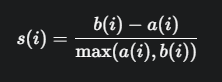
#> input picture Machine Learning/Clustering/Evaluation Metrics/images/silhouette.png, 222 x 82 px
$ jupyter execute 'Silhouette index.ipynb'
#> lines starting #> are read from the running program, lines starting #| are printed output that depends on the picture
1. [Silhouette Score](#silhouette-score)

#### Silhouette Score:
- used to idenfity the quality of cluster
- calculate the average intra cluster distances between the points
- calculates the average inter cluster distances between the point "i" from 1 cluster to the points in the neighbouring cluster
- we take evaluate the difference in above calculates distances
- we then divide the difference taking the max of either of the distances calculated
- SS = +1 => indicates good clustering
- SS = 0 => indicates overlapping clusters
- SS = -1 => data points belonging to wrong clusters

[cell 1]
from PIL import Image
from IPython.display import display

img = Image.open('images/silhouette.png')
#> img is the input picture: PIL image 222x82 RGBA; mean R, G, B, A 41.1, 42.1, 43, 255
new_image = img.resize((270, 100))
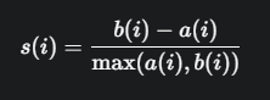
#> new_image: PIL image 270x100 RGBA; mean R, G, B, A 41.1, 42.1, 43, 255
display(new_image)


$ run again, with Machine Learning/Clustering/Evaluation Metrics/images/cophen.png copied over Machine Learning/Clustering/Evaluation Metrics/images/silhouette.png
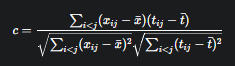
#> input picture Machine Learning/Clustering/Evaluation Metrics/images/cophen.png, 235 x 66 px
#> img is the input picture: PIL image 235x66 RGBA; mean R, G, B, A 41.9, 42.8, 43.8, 255
#> `new_image = img.resize((270, 100))`:
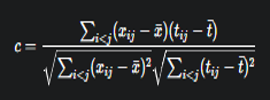
#> new_image: PIL image 270x100 RGBA; mean R, G, B, A 41.9, 42.8, 43.7, 255

$ run again, with Machine Learning/Clustering/Evaluation Metrics/images/dunn.png copied over Machine Learning/Clustering/Evaluation Metrics/images/silhouette.png
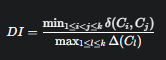
#> input picture Machine Learning/Clustering/Evaluation Metrics/images/dunn.png, 166 x 60 px
#> img is the input picture: PIL image 166x60 RGBA; mean R, G, B, A 43.7, 44.7, 45.6, 255
#> `new_image = img.resize((270, 100))`:
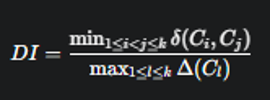
#> new_image: PIL image 270x100 RGBA; mean R, G, B, A 43.7, 44.6, 45.6, 255

$ run again, with Machine Learning/Clustering/Evaluation Metrics/images/dunn1.png copied over Machine Learning/Clustering/Evaluation Metrics/images/silhouette.png
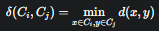
#> input picture Machine Learning/Clustering/Evaluation Metrics/images/dunn1.png, 159 x 31 px
#> img is the input picture: PIL image 159x31 RGBA; mean R, G, B, A 47.1, 48.2, 48.8, 255
#> `new_image = img.resize((270, 100))`:
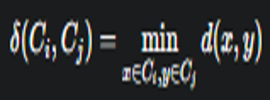
#> new_image: PIL image 270x100 RGBA; mean R, G, B, A 47.1, 48.2, 48.8, 255
